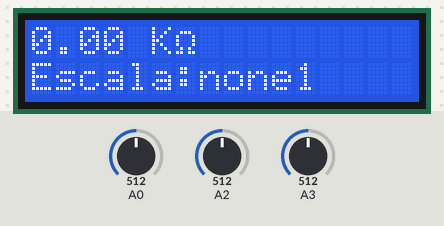
Bench run of a sketch on a simulated Arduino Uno, built with avr-gcc and run on an emulated ATmega328P. On the bench: 16×2 character LCD. Inputs (shaded band) come from the test bench; at power-on: A3 = 512, A2 = 512, A0 = 512.

Above: at 1.2 s.
1.3 s: A3 set to 802
3.3 s: A3 set to 837
At 4.7 s:
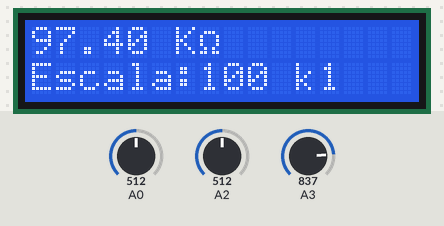
5.6 s: A2 set to 54
At 7.2 s:
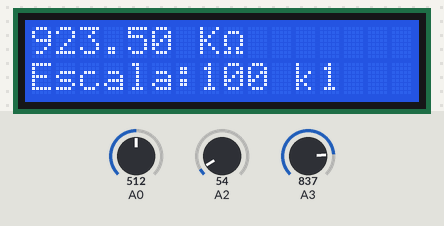
7.6 s: A2 set to 44
At 8.5 s:
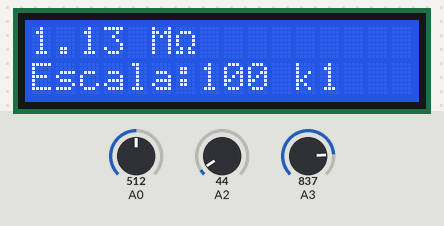
9.7 s: A2 set to 0
At 11.0 s:
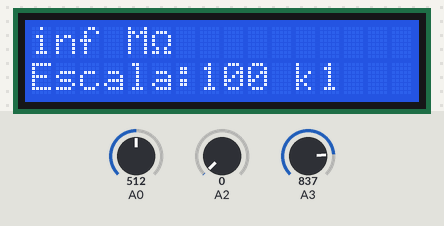
11.7 s: A0 set to 0
At 13.5 s:
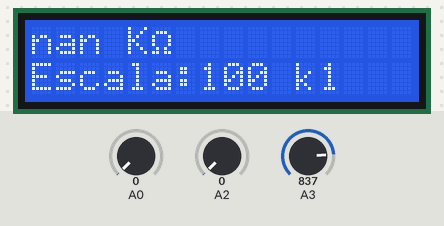
Timing chart, 0 to 14.7 s (numbered marks = the images above; inputs shaded):
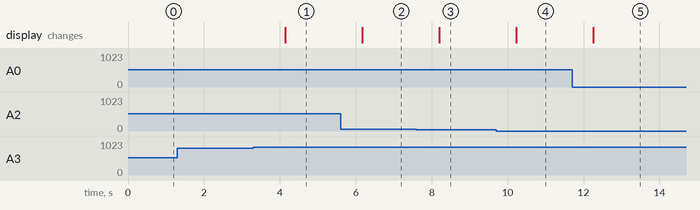

The sketch:

medicion.ino
```cpp
#include <LiquidCrystal.h>
const float r1=978; //en kohm
const float e_r1 = r1*0.005+0.02; //en kohm
const float r2=97.4; //en kohm
const float e_r2 = r1*0.005+0.02; //en kohm
const float e_v = 5/1024; //en V
const int N = 100; // numero de mediciones
const float e_vn = e_v/sqrt(N);
float r;
float e_r;
LiquidCrystal lcd(12, 11, 10, 9, 8, 7); //rs,e,d4,d5,d6,d7
byte pmChar[8] = {
  B00100,
  B00100,
  B11111,
  B00100,
  B00100,
  B00000,
  B11111,
  B00000,
};

byte ohmChar[8] = {
  B00000,
  B01110,
  B10001,
  B10001,
  B10001,
  B01010,
  B11011,
  B00000,
};
void setup() {
  Serial.begin(9600);
  lcd.begin(16, 2);
  lcd.createChar(0, pmChar);
  lcd.createChar(1, ohmChar);
}

void loop() {
  lcd.clear();
  float v0;
  float v1;
  float vR;
  char mode[] = "none";
  v0=voltageRead(A0,N);
  v1=voltageRead(A2,N);//A1 does not work
  vR=voltageRead(A3,1);
  if (vR<1){
    r=r1;
    e_r=e_r1;
    strcpy(mode,"1 M");
  }

  if (vR>4){
    r=r2;
    e_r=e_r2;
    strcpy(mode,"100 k");
  }

  float Z = v0/v1*r;
  float e_z = sqrt(pow(r/v1*e_vn,2)+pow(v0*r*e_vn/pow(v1,2),2)+pow(v0/v1*e_r,2));

  //display
  if (Z>=1000){lcd.print(Z/1000,2); lcd.print(" M");lcd.write((byte)1);}
  else {lcd.print(Z,2); lcd.print(" K");lcd.write((byte)1);}
  lcd.setCursor(0,1);
  lcd.print("Escala:");lcd.print(mode);lcd.print((byte)1);
  delay(2000);
}

float voltageRead(int A,int nreads){
  int i;
  unsigned int val = 0;
  for (i=0;i<nreads;i++){
    val=val+analogRead(A);
  }

  float voltage = val/nreads * 5.0/1024;
  return voltage;
}
```

Measured:
- the behaviour switches between 819 and 820 on A3 (found by bisection; images 0 and 1)
- the behaviour switches between 50 and 49 on A2 (found by bisection; images 2 and 3)
- after the input at 1.3 s, every drawn part: stays the same
- after the input at 3.3 s, the display: changes after 0.85 s (image 1)
- after the input at 5.6 s, the display: changes after 0.57 s (image 2)
- after the input at 7.6 s, the display: changes after 0.60 s (image 3)
- after the input at 9.7 s, the display: changes after 0.53 s (image 4)
- after the input at 11.7 s, the display: changes after 0.55 s (image 5)
